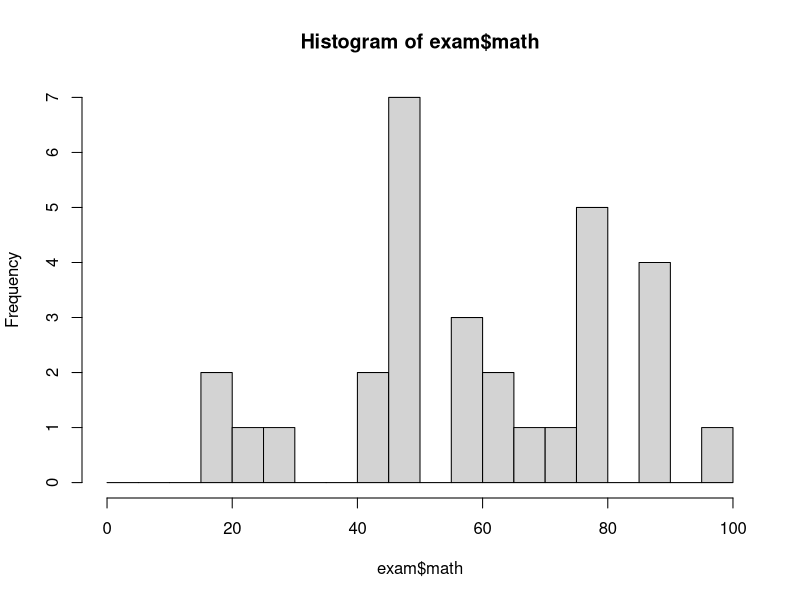
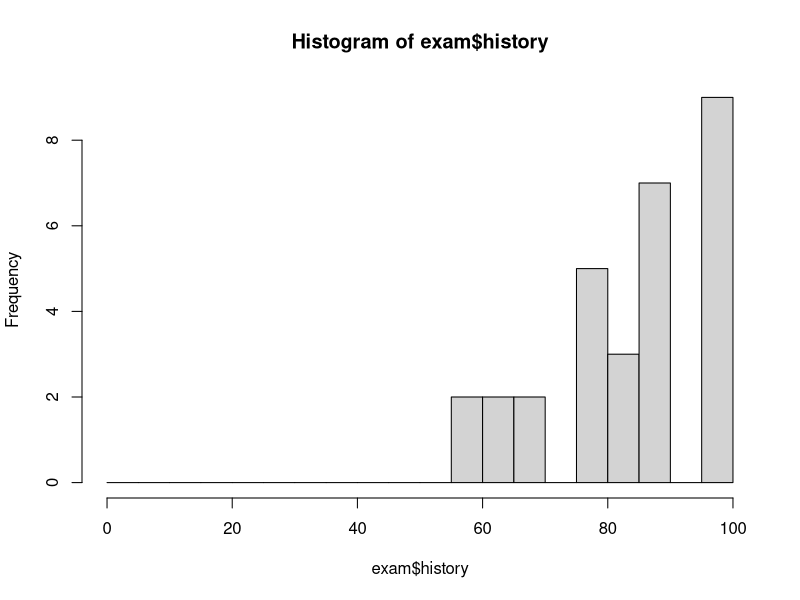
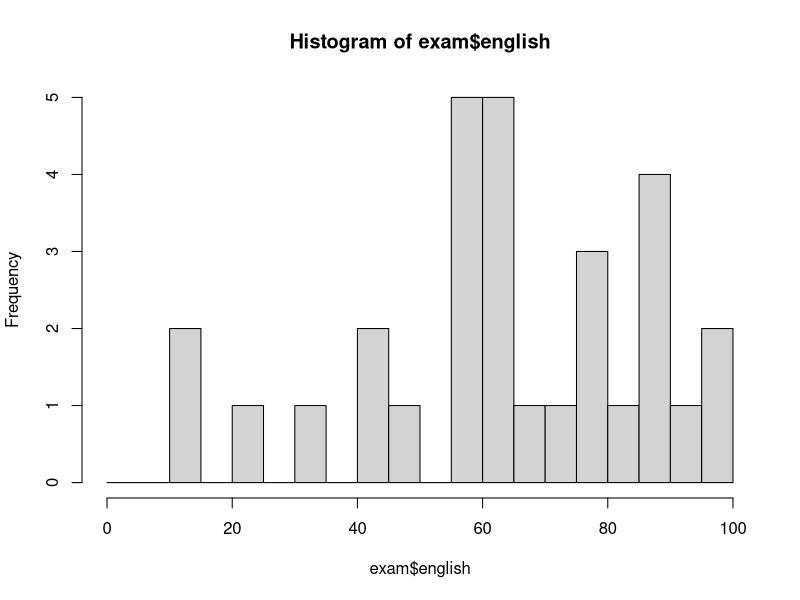
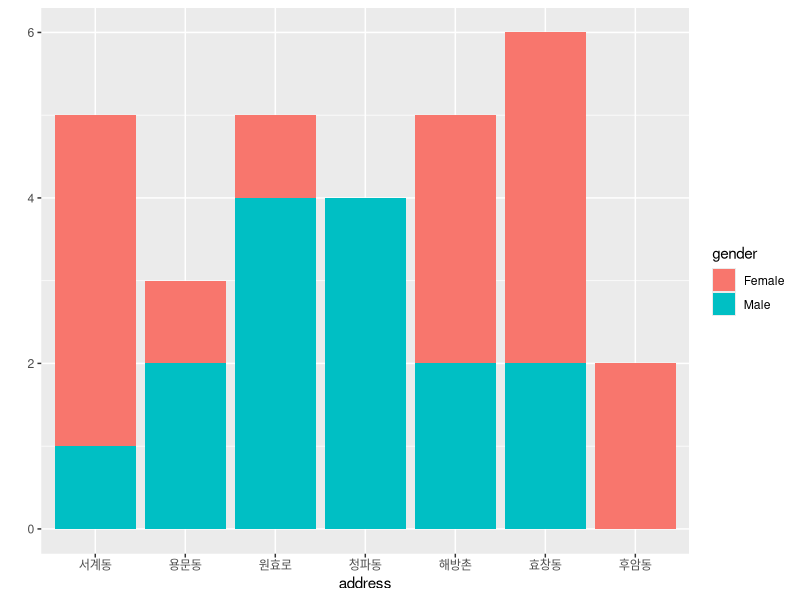
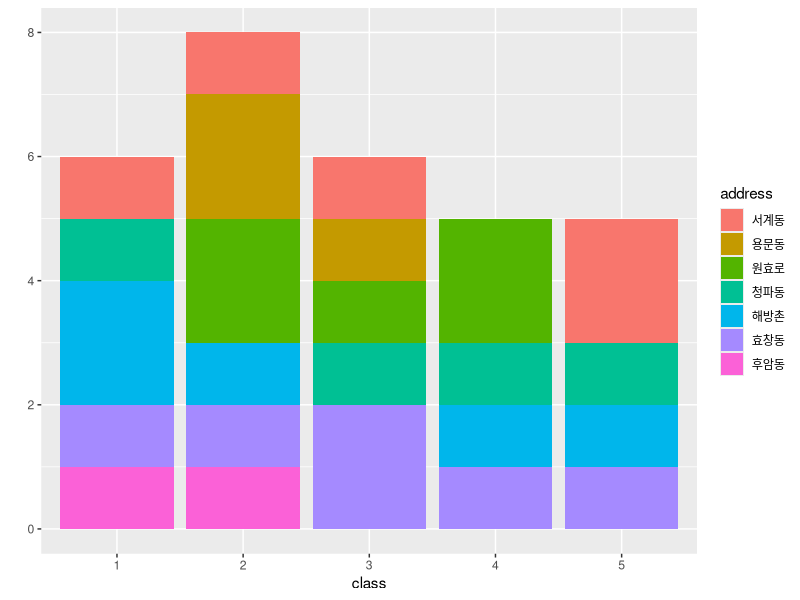

The R script that drew these images, in order:
#csv 파일 불러와서 데이터 프레임 만들기 
exam <- read.csv("exam.csv", stringsAsFactors = F)

###여섯 개 함수로 탐색적 검토하기
head(exam, 10)
tail(exam, 8)
head(exam$gender, 7)
View(exam)
exam$id <- NULL #id 변수 지워주기
dim(exam)
str(exam)
exam$address <- as.factor(exam$address) #순차적으로 세 개 변수 처도를 문자형(or 정수형)에서 범주형으로 바꾸기
exam$gender <- as.factor(exam$gender)
exam$class <- as.factor(exam$class)
summary(exam)

###개별 기술 통계량 함수 사용하기
mean(exam$math)
round(mean(exam$math), digits = 2) #소수점 둘째자리까지 표현
var(exam$math)
sd(exam$math)
var(exam$history)

###히스토그램 그리기
hist(exam$math, breaks = seq(0, 100, by = 5)) #exam의 math에 대한 히스토그램. 최솟값 0, 최댓값 100, 간격 5
hist(exam$history, breaks = seq(0, 100, by = 5))
hist(exam$english, breaks = seq(0, 100, by = 5)) 

###table함수와 qplot함수를 통한 빈도수 확인하기
table(exam$address)
table(exam$gender)
table(exam$class)
table(exam$address, exam$gender)
table(exam$class, exam$address)

install.packages("ggplot2")
install.packages("ggplot2", dependencies = TRUE)
library(ggplot2)
qplot(data = exam, address, fill = gender)
install.packages("farver", dependencies=T) #39번줄 실행 안 돼서 추가 설치함 (Error in loadNamespace(x) : there is no package called ‘farver’)
qplot(data = exam, class, fill = address)


###excel 파일 불러오기
install.packages("readxl")
library(readxl)

exam_addition <- read_excel("exam_addition.xlsx", sheet = 1)
exam_addition$id <- NULL #id 변수 지워주기

###데이터 프레임 내보내기
write.csv(exam, file="exam1.csv")
install.packages("writexl")
library(writexl)
write_xlsx(exam_addition, path = "exam2.xlsx")

###비교 연산자 
#exam에서 주소가 원효로인 학생수
table(exam$address == "원효로")
#exam에서 성별이 여성이 아닌 학생수
table(exam$gender != "Female")

#exam에서 1) 수학점수가 50점인 학생수
table(exam$math == 50)
#2) 50점이 아닌 학생수
table(exam$math != 50)
#3) 50점 이하인 학생수
table(exam$math <= 50)
#4) 50점 이상인 학생수
table(exam$math >= 50)

###논리 연산자
#1) 영어점수가 50점 이하이고, 역사점수가 80점 이상인 학생은 몇 명인가?
table(exam$english <= 50 & exam$history >= 80)
#2) 수학점수가 90점 이상이거나, 역사점수가 90점 이상인 학생은 몇 명인가?
table(exam$math >= 90 | exam$history >= 90)
#3) 주소가 효창동이거나, 청파동이거나, 서계동인 학생은 몇 명인가?
table(exam$address == "효창동" | exam$address == "청파동" | exam$address == "서계동")
table(exam$address %in% c("효창동", "청파동", "서계동"))


###변수명 바꾸기
library(ggplot2)
mpg <- mpg
mpg
str(mpg)
summary(mpg)
table(mpg$drv)
table(mpg$fl)
library(dplyr)
mpg <- rename(mpg, fuel = fl)
mpg <- rename(mpg, city = cty)
mpg <- rename(mpg, highway = hwy)


###측정값 바꾸기
ifelse("A"=="B", "True", "False")
v1 <- 3
ifelse(v1 >= 3, "Y", "N")
mpg$drv <- ifelse(mpg$drv == "f", "forward", mpg$drv)
mpg$drv <- ifelse(mpg$drv == "r", "rear", mpg$drv)

mpg$fuel <- ifelse(mpg$fuel == "r", "regular", mpg$fuel)
mpg$fuel <- ifelse(mpg$fuel == "c", "CNG", mpg$fuel)
mpg$fuel <- ifelse(mpg$fuel == "p", "premium", mpg$fuel)
mpg$fuel <- ifelse(mpg$fuel == "e", "ethanol", mpg$fuel)
mpg$fuel <- ifelse(mpg$fuel == "d", "diesel", mpg$fuel)

